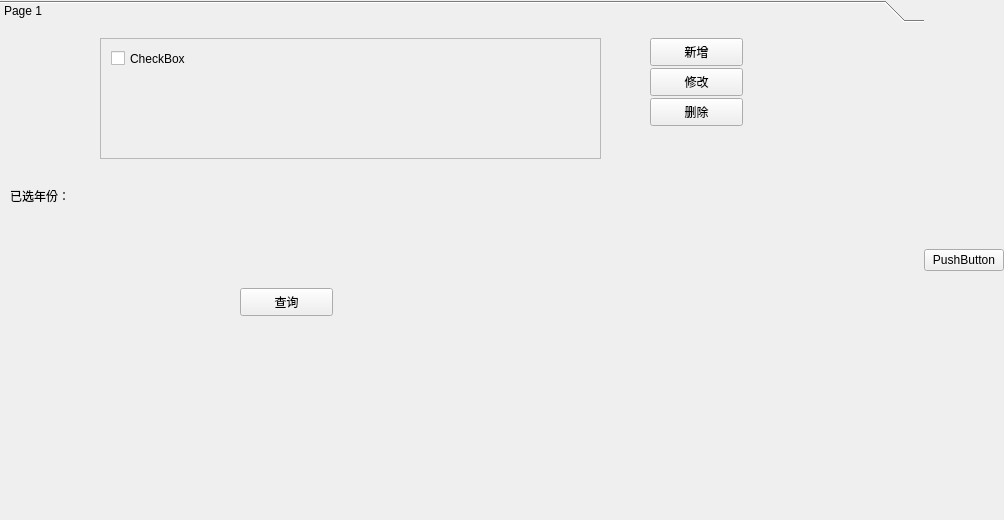
<?xml version="1.0" encoding="UTF-8"?>
<ui version="4.0">
 <class>Form</class>
 <widget class="QWidget" name="Form">
  <property name="geometry">
   <rect>
    <x>0</x>
    <y>0</y>
    <width>1004</width>
    <height>520</height>
   </rect>
  </property>
  <property name="windowTitle">
   <string>Form</string>
  </property>
  <layout class="QGridLayout" name="gridLayout">
   <property name="leftMargin">
    <number>0</number>
   </property>
   <property name="topMargin">
    <number>0</number>
   </property>
   <property name="rightMargin">
    <number>0</number>
   </property>
   <property name="bottomMargin">
    <number>0</number>
   </property>
   <property name="spacing">
    <number>0</number>
   </property>
   <item row="0" column="0">
    <layout class="QHBoxLayout" name="horizontalLayout">
     <property name="spacing">
      <number>0</number>
     </property>
     <item>
      <widget class="QToolBox" name="toolBox">
       <property name="currentIndex">
        <number>0</number>
       </property>
       <widget class="QWidget" name="page">
        <property name="geometry">
         <rect>
          <x>0</x>
          <y>0</y>
          <width>909</width>
          <height>488</height>
         </rect>
        </property>
        <attribute name="label">
         <string>Page 1</string>
        </attribute>
        <widget class="QLabel" name="label_2">
         <property name="geometry">
          <rect>
           <x>10</x>
           <y>160</y>
           <width>72</width>
           <height>15</height>
          </rect>
         </property>
         <property name="text">
          <string>已选年份：</string>
         </property>
        </widget>
        <widget class="QPushButton" name="pushButton">
         <property name="geometry">
          <rect>
           <x>240</x>
           <y>260</y>
           <width>93</width>
           <height>28</height>
          </rect>
         </property>
         <property name="text">
          <string>查询</string>
         </property>
        </widget>
        <widget class="QPushButton" name="pushButton_2">
         <property name="geometry">
          <rect>
           <x>650</x>
           <y>10</y>
           <width>93</width>
           <height>28</height>
          </rect>
         </property>
         <property name="text">
          <string>新增</string>
         </property>
        </widget>
        <widget class="QPushButton" name="pushButton_3">
         <property name="geometry">
          <rect>
           <x>650</x>
           <y>40</y>
           <width>93</width>
           <height>28</height>
          </rect>
         </property>
         <property name="text">
          <string>修改</string>
         </property>
        </widget>
        <widget class="QPushButton" name="pushButton_4">
         <property name="geometry">
          <rect>
           <x>650</x>
           <y>70</y>
           <width>93</width>
           <height>28</height>
          </rect>
         </property>
         <property name="text">
          <string>删除</string>
         </property>
        </widget>
        <widget class="QScrollArea" name="scrollArea">
         <property name="geometry">
          <rect>
           <x>100</x>
           <y>10</y>
           <width>501</width>
           <height>121</height>
          </rect>
         </property>
         <property name="widgetResizable">
          <bool>true</bool>
         </property>
         <widget class="QWidget" name="scrollAreaWidgetContents">
          <property name="geometry">
           <rect>
            <x>0</x>
            <y>0</y>
            <width>499</width>
            <height>119</height>
           </rect>
          </property>
          <widget class="QCheckBox" name="checkBox">
           <property name="geometry">
            <rect>
             <x>10</x>
             <y>10</y>
             <width>91</width>
             <height>19</height>
            </rect>
           </property>
           <property name="text">
            <string>CheckBox</string>
           </property>
          </widget>
         </widget>
        </widget>
       </widget>
      </widget>
     </item>
     <item>
      <widget class="QPushButton" name="pushButton_5">
       <property name="text">
        <string>PushButton</string>
       </property>
      </widget>
     </item>
    </layout>
   </item>
  </layout>
 </widget>
 <resources/>
 <connections/>
</ui>
